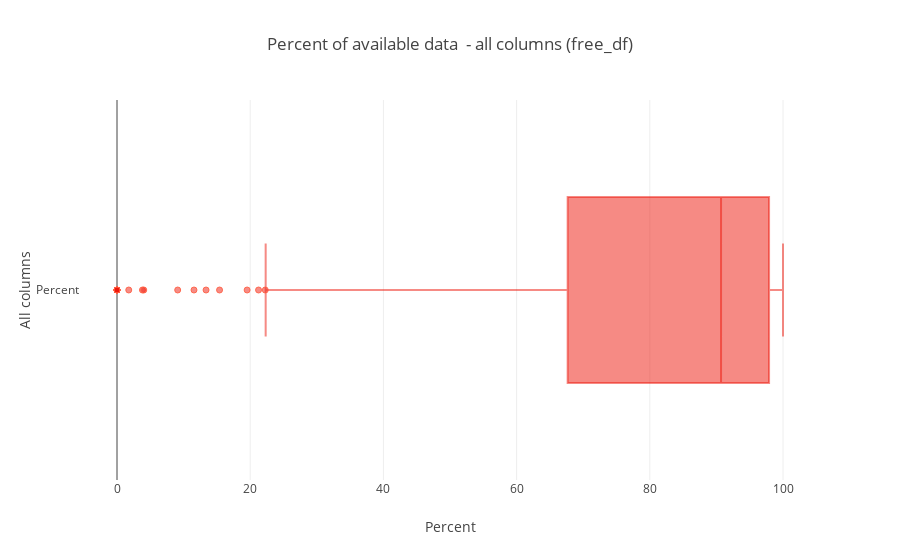

The code cell stored with this chart in its notebook:
### Code cell
plot_percent_of_available_data('free_df')

### Figure 1 — Plotly figure (JSON) as saved in the notebook; plotly's stock layout.template omitted (floating-point values rounded to 4 significant figures; data arrays with more than 128 entries replaced by an {"elided": "..."} marker saying what was removed)
{"data": [{"marker": {"color": "rgba(238,23,11,0.5)", "line": {"color": "tomato", "width": 0.9}}, "name": "Percent", "orientation": "h", "type": "box", "uid": "c1210e82-0cf7-4730-84a5-14e33673491a", "x": {"elided": "395 float values"}}], "layout": {"hovermode": "closest", "title": "Percent of available data  - all columns (free_df)", "xaxis": {"showticklabels": true, "title": "Percent"}, "yaxis": {"title": "All columns"}}}
